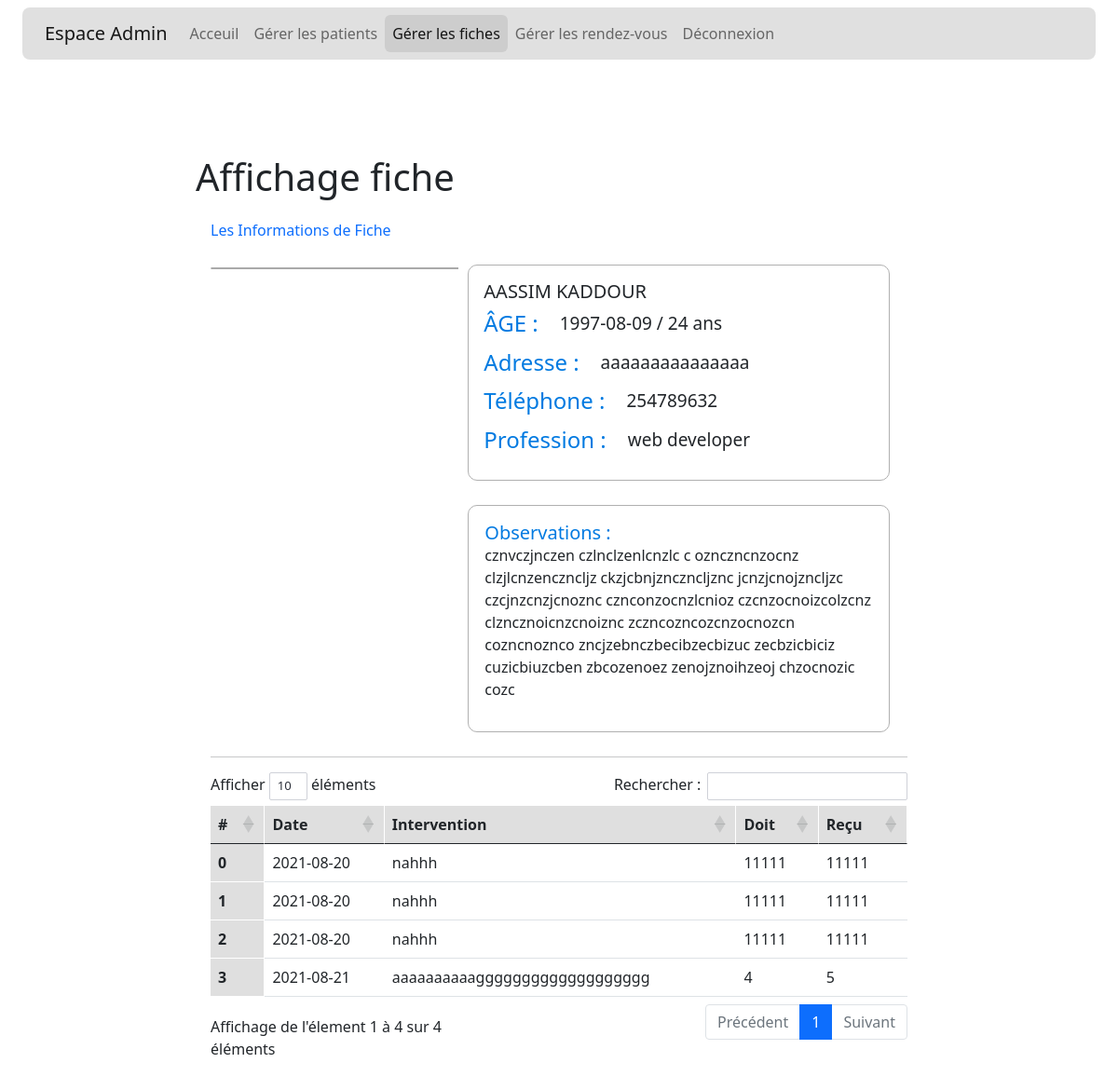
The app's page /manage_fiche/fiche.php?id=6 (signed in) with its own data.
### tables this page shows
CREATE TABLE `patient` (
  `id` int(11) NOT NULL,
  `nom` varchar(45) NOT NULL,
  `prenom` varchar(45) NOT NULL,
  `date_de_naissance` date NOT NULL,
  `adresse` varchar(45) DEFAULT NULL,
  `tel` varchar(45) DEFAULT NULL,
  `profession` varchar(45) DEFAULT NULL
);

CREATE TABLE `fiche` (
  `id` int(11) NOT NULL,
  `id_patient` int(11) NOT NULL,
  `teeth` varchar(255) NOT NULL,
  `observations` longtext NOT NULL
);

CREATE TABLE `rendez_vous` (
  `id` int(11) NOT NULL,
  `id_patient` int(11) NOT NULL,
  `date` date DEFAULT NULL,
  `intervention` varchar(45) DEFAULT NULL,
  `doit` int(11) NOT NULL,
  `recu` int(11) DEFAULT NULL
);

### src/services/fiche_service.php (called while the page is built, shortened)
<?php
include($_SERVER["DOCUMENT_ROOT"]."/src/models/fiche.php");
class fiche_service
{
    protected $_db;
    public function __construct(PDO $db)
    {
        $this->_db = $db;
    }
    public function getById($id)
    {
        include("patient_service.php");
        $patient_service = new patient_service($this->_db);
        $sql="SELECT * FROM fiche WHERE id=$id";
        $result = $this->_db->query($sql);
        while($donneee=$result->fetch()){
            $patient = $patient_service->getById($donneee['id_patient']);
            $_fiche = new fiche($donneee['id'],$patient,$donneee['teeth'],$donneee['observations']);
        }
        return $_fiche;
    }
}

### src/services/patient_service.php (called while the page is built, shortened)
<?php
include($_SERVER["DOCUMENT_ROOT"]."/src/models/patient.php");
class patient_service
{
    protected $_db;
    public function __construct(PDO $db)
    {
        $this->_db = $db;
    }
    public function getById($id)
    {
        $sql="SELECT * FROM patient WHERE id=$id";
        $result = $this->_db->query($sql);
        while($donneee=$result->fetch()){
            $_patient = new patient($donneee['id'],$donneee['nom'],$donneee['prenom'],$donneee['date_de_naissance'],$donneee['adresse'],$donneee['tel'],$donneee['profession']);
        }
        return $_patient;
    }
}

### src/models/fiche.php (called while the page is built, shortened)
<?php
class fiche
{
    protected $patient;
    protected $observations;
    public function __construct($id, $patient, $teeth,$observations)
    {
       $this->patient = $patient;
       $this->observations = $observations;
    }
    public function getpatient()
    {
        return $this->patient;
    }
    public function getObservations()
    {
        return $this->observations;
    }
}
?>

### src/models/patient.php (called while the page is built, shortened)
<?php
class patient
{
    protected $id;
    protected $first_name;
    protected $last_name;
    protected $anniversary;
    protected $address;
    protected $tel;
    protected $work;
    public function __construct($id, $first_name, $last_name,$anniversary,$address,$tel,$work)
    {
       $this->id = $id;
       $this->first_name = $first_name;
       $this->last_name = $last_name;
       $this->anniversary = $anniversary;
       $this->address = $address;
       $this->tel = $tel;
       $this->work = $work;
    }
    public function getId()
    {
        return $this->id;
    }
    public function getFirst_name()
    {
        return $this->first_name;
    }
    public function getLast_name()
    {
        return $this->last_name;
    }
    public function getAnniversary()
    {
        return $this->anniversary;
    }
    public function getAddress()
    {
        return $this->address;
    }
    public function getTel()
    {
        return $this->tel;
    }
    public function getWork()
    {
        return $this->work;
    }
}
?>

### src/services/appointment_service.php (called while the page is built, shortened)
<?php
include($_SERVER["DOCUMENT_ROOT"]."/src/models/appointment.php");
class appointment_service
{
    protected $_db;
    public function __construct(PDO $db)
    {
        $this->_db = $db;
    }
    public function getByPatientId($id_patient)
    {
        $patient_service = new patient_service($this->_db);
        $sql="SELECT * FROM rendez_vous WHERE id_patient=$id_patient";
        $result = $this->_db->query($sql);
        $appointments = [];
        while($donneee=$result->fetch()){
            $patient = $patient_service->getById($donneee['id_patient']);
            $_appointment = new appointment($donneee['id'],$patient,$donneee['date'],$donneee['intervention'],$donneee['doit'],$donneee['recu']);
            array_push($appointments,$_appointment);
        }
        return $appointments;
    }
}

### src/models/appointment.php (called while the page is built, shortened)
<?php
class appointment
{
    protected $date;
    protected $intervention;
    protected $doit;
    protected $recu;
    public function __construct($id, $patient, $date,$intervention,$doit,$recu)
    {
       $this->date = $date;
       $this->intervention = $intervention;
       $this->doit = $doit;
       $this->recu = $recu;
    }
    public function getDate()
    {
        return $this->date;
    }
    public function getIntervention()
    {
        return $this->intervention;
    }
    public function getDoit()
    {
        return $this->doit;
    }
    public function getRecu()
    {
        return $this->recu;
    }
}
?>

### manage_fiche/fiche.php (the view, shortened to what this page needs)
<?php
if(isset($_GET['id'])) {
    $id_get = $_GET['id'];
}
include("../src/services/fiche_service.php");
include('../db/config.php');
?>
<!DOCTYPE html>
<html lang="fr">
<head>
    <link href="https://cdn.jsdelivr.net/npm/bootstrap@5.1.0/dist/css/bootstrap.min.css" rel="stylesheet"
>
    <link href="../assets/style.css" rel="stylesheet">
    <link href="https://cdn.datatables.net/1.10.25/css/dataTables.bootstrap5.min.css" rel="stylesheet"
>
</head>
<body>
    <nav class="navbar navbar-light " aria-label="First navbar example">
        <div class="container-fluid">
            <div class="row" style="width: 100%;margin: auto;">
                <div class="col-md-12 col-lg-12">
                    <nav class="navbar navbar-expand-lg navbar-light bg-light" style="
    background-color: #d6d6d6bf !important;
    border-radius: 8px;
">
                        <div class="container-fluid">
                            <a class="navbar-brand" href="/">Espace Admin</a>
                            <div class="collapse navbar-collapse" id="navbarSupportedContent">
                                <ul class="navbar-nav me-auto mb-2 mb-lg-0">
                                    <li class="nav-item">
                                        <a class="nav-link" aria-current="page" href="/">Acceuil</a>
                                    </li>
                                    <li class="nav-item">
                                        <a class="nav-link " href="/manage_patient/">Gérer les patients</a>
                                    </li>
                                    <li class="nav-item">
                                        <a class="nav-link active" href="/manage_fiche/">Gérer les fiches</a>
                                    </li>
                                    <li class="nav-item">
                                        <a class="nav-link" href="/manage_appointment/">Gérer les rendez-vous</a>
                                    </li>
                                    <li class="nav-item">
                                        <a class="nav-link" href="/logout.php">Déconnexion</a>
                                    </li>
                                </ul>
                            </div>
                        </div>
                    </nav>
                </div>
            </div>
        </div>
    </nav>
    <?php
                    $fiche_service = new fiche_service($db);
                    $fiche_get = $fiche_service->getById($id_get);
            ?>
    <div class="container" style="margin-top: 94px;max-width: 67%;">
        <h1>Affichage fiche</h1>
        <div class="row gutters">
            <div class="col-xl-12 col-lg-12 col-md-12 col-sm-12 col-12">
                <div class="card h-100">
                    <div class="card-body">
                        <div class="row gutters">
                            <div class="col-xl-12 col-lg-12 col-md-12 col-sm-12 col-12">
                                <h6 class="mb-2 text-primary">Les Informations de Fiche</h6>
                            </div>
                            <div class="col-xl-4 col-lg-4 col-md-4 col-sm-4 col-12">
                                <div id="canvas_container"> </div>
                            </div>
                            <div class="col-xl-8 col-lg-8 col-md-8 col-sm-8 col-12">
                                <div class="form-group">
                                    <div class="card h-100">
                                        <div class="card-body"
                                            style="border: 1px solid #b0b0b0;margin: 10px;border-radius: 10px;">
                                            <div class="account-settings">
                                                <div class="user-profile"
                                                    style=" margin: inherit; padding: inherit; text-align: inherit; ">
                                                    <h5 class="user-name" style=" text-transform: uppercase; ">
                                                        <?php echo $fiche_get->getpatient()->getFirst_name().' '.$fiche_get->getpatient()->getLast_name(); ?>
                                                    </h5>
                                                </div>
                                                <div class="about"
                                                    style=" margin: inherit; padding: inherit; text-align: inherit; ">
                                                    <h5>ÂGE :</h5>
                                                    <p><?php
                                                    $date1 = new DateTime($fiche_get->getpatient()->getAnniversary());
                                                    $date2 = new DateTime(date("Y-m-d"));
                                                    $diff = $date1->diff($date2);
                                                    echo $fiche_get->getpatient()->getAnniversary().' / '.$diff->y.' ans'; ?>
                                                    </p>
                                                </div>
                                                <div class="about"
                                                    style=" margin: inherit; padding: inherit; text-align: inherit; ">
                                                    <h5>Adresse :</h5>
                                                    <p><?php echo $fiche_get->getpatient()->getAddress(); ?></p>
                                                </div>
                                                <div class="about"
                                                    style=" margin: inherit; padding: inherit; text-align: inherit; ">
                                                    <h5>Téléphone :</h5>
                                                    <p><?php echo $fiche_get->getpatient()->getTel(); ?></p>
                                                </div>
                                                <div class="about"
                                                    style=" margin: inherit; padding: inherit; text-align: inherit; ">
                                                    <h5>Profession :</h5>
                                                    <p>
                                                    <p><?php echo $fiche_get->getpatient()->getWork(); ?></p>
                                                    </p>
                                                </div>
                                            </div>
                                        </div>
                                    </div>
                                    <div class="form-group"
                                        style=" border: 1px solid #b0b0b0; margin: 10px; border-radius: 10px; padding: 17px; ">
                                        <h5 style="margin: 0px;color: #007ae1;">Observations :</h5>
                                        <p><?php echo $fiche_get->getObservations(); ?></p>
                                    </div>
                                </div>
                            </div>
                        </div>
                        <hr>
                        <div class="row gutters">
                            <div class="col-xl-12 col-lg-12 col-md-12 col-sm-12 col-12">
                                <table id="appointmentTable" class="table">
                                    <thead>
                                        <tr>
                                            <th scope="col">#</th>
                                            <th scope="col">Date</th>
                                            <th scope="col">Intervention</th>
                                            <th scope="col">Doit</th>
                                            <th scope="col">Reçu</th>
                                        </tr>
                                    </thead>
                                    <tbody>
                                        <?php
                        include("../src/services/appointment_service.php");
                        $appointment_service = new appointment_service($db);
            $list_appointment = $appointment_service->getByPatientId($fiche_get->getpatient()->getId());
         for ($i=0; $i < count($list_appointment); $i++){
            ?>
                                        <tr>
                                            <th scope="row"><?php echo $i; ?></th>
                                            <td><?php echo $list_appointment[$i]->getDate(); ?></td>
                                            <td><?php echo $list_appointment[$i]->getIntervention(); ?></td>
                                            <td><?php echo $list_appointment[$i]->getDoit(); ?></td>
                                            <td><?php echo $list_appointment[$i]->getRecu(); ?></td>
                                        </tr>
                                        <?php
                      }
                    ?>
                                    </tbody>
                                </table>
                            </div>
                        </div>
                    </div>
                </div>
            </div>
        </div>
    </div>
</body>
</html>

### assets/style.css (style rules this page uses)
.navbar-light .navbar-nav .nav-link.active, .navbar-light .navbar-nav .show > .nav-link { background-color: #cdcdcd !important; border-radius: 6px; }
.account-settings .user-profile { margin: 0 0 1rem 0; padding-bottom: 1rem; text-align: center; }
.account-settings .user-profile h5.user-name { margin: 0 0 0.5rem 0; }
.account-settings .about { margin: 2rem 0 0 0; text-align: center; }
.account-settings .about h5 { margin: 0px; color: #007ae1; width: fit-content; float: left; margin-right: 23px; font-size: 24px; }
.account-settings .about p { font-size: 19px; margin-bottom: 13px; }
.card { background: #ffffff; -webkit-border-radius: 5px; -moz-border-radius: 5px; border-radius: 5px; border: 0; margin-bottom: 1rem; }
.form-group { margin: 9px; }
tr > th:nth-child(-n + 6) { background-color: #dfdfdf; border-right: 1px solid #ffffff; border-bottom: 1px solid #ffffff; }
#canvas_container { width: 289.61084px; border: 1px solid #aaa; margin-top: 22px; border-radius: 10px; }

### records on screen
patient: nom "AASSIM", prenom "KADDOUR", date_de_naissance "1997-08-09", date_de_naissance "24", adresse "aaaaaaaaaaaaaaa", tel "254789632", profession "web developer"
fiche: observations "cznvczjnczen czlnclzenlcnzlc c oznczncnzocnz clzjlcnzenczncljz ckzjcbnjznczncljznc jcnzjcnojzncljzc czcjnzcnzjcnoznc cznconzocnzlcnioz czcnzocnoizcolzcnz clzncznoicnzcnoiznc zczncozncozcnzocnozcn cozncnoznco zncjzebnczbecibzecbizuc zecbzicbiciz cuzicbiuzcben zbcozenoez zenojznoihzeoj chzocnozic cozc"
rendez_vous: date "2021-08-20", intervention "nahhh", doit "11111", recu "11111"
rendez_vous: date "2021-08-20", intervention "nahhh", doit "11111", recu "11111"
rendez_vous: date "2021-08-20", intervention "nahhh", doit "11111", recu "11111"
rendez_vous: date "2021-08-21", intervention "aaaaaaaaaaggggggggggggggggggg", doit "4", recu "5"
